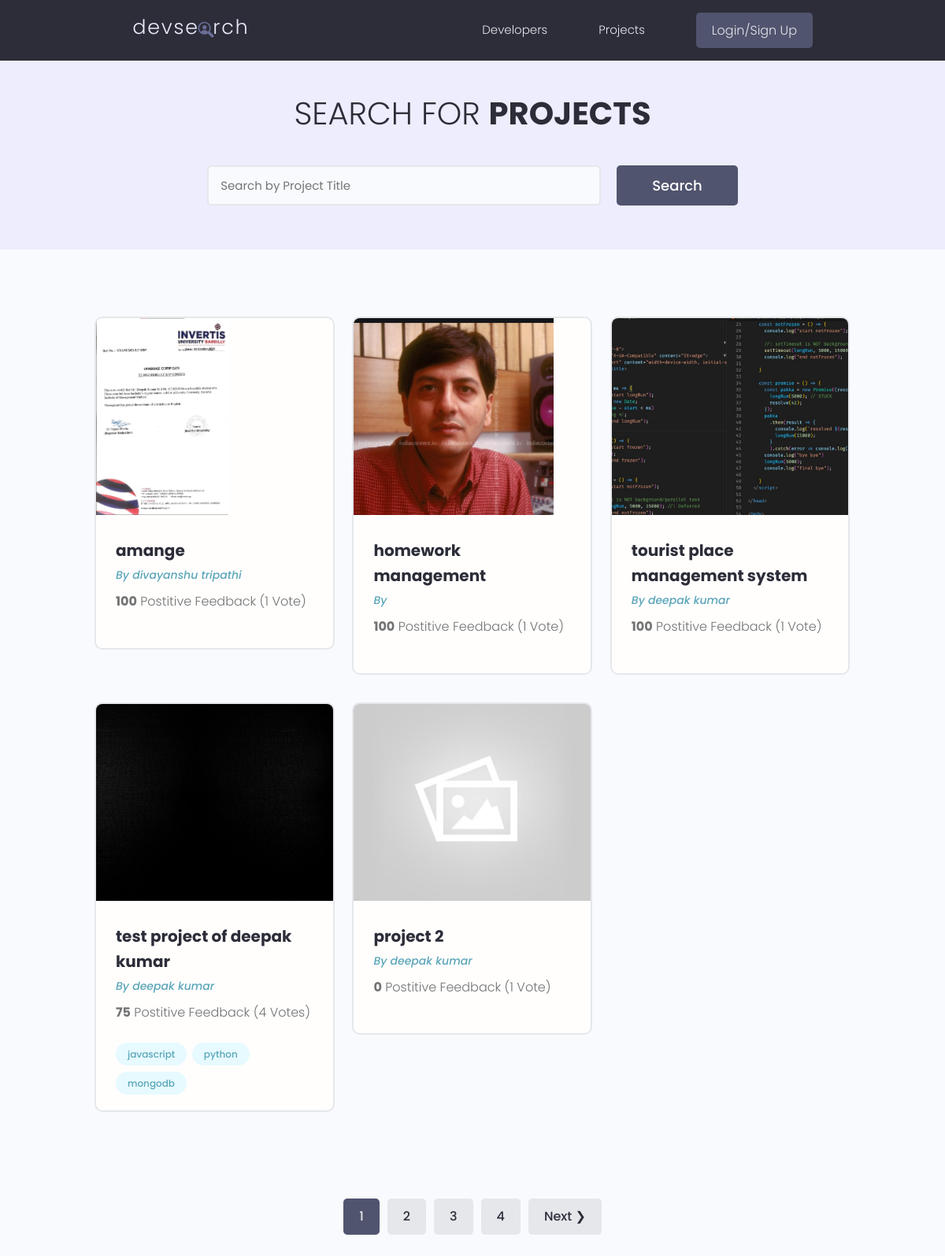
The app's page /projects/, older data.
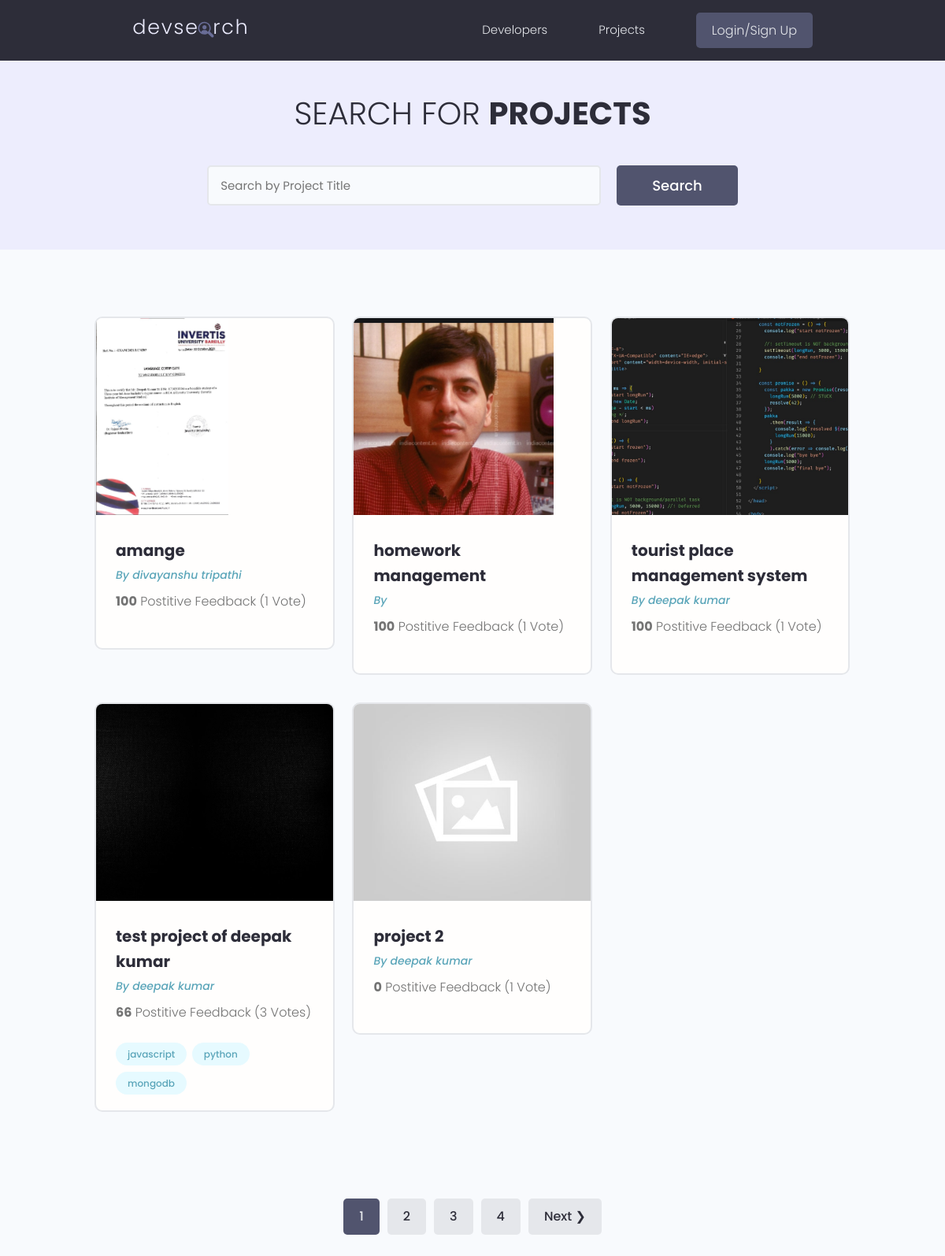
The same page, newer data.
### projects/models.py (models this page shows, shortened)
class Project(models.Model):
    owner = models.ForeignKey(Profile, null=True, blank=True, on_delete=models.SET_NULL)
    title = models.CharField(max_length=200)
    description = models.TextField(null=True, blank=True)#blank=True for Django allows to submit a blank
    featured_image = models.ImageField(null=True, blank=True, default="default.jpg")
    demo_link = models.CharField(max_length=2000, null=True, blank=True)
    tags = models.ManyToManyField('Tag', blank=True)
    vote_total = models.IntegerField(default=0, null=True, blank=True)
    vote_ratio = models.IntegerField(default=0, null=True, blank=True)
    source_link = models.CharField(max_length=2000, null=True, blank=True)
    created = models.DateTimeField(auto_now_add=True)
    id = models.UUIDField(default=uuid.uuid4, unique=True, primary_key=True, editable=False)
    class Meta:
        ordering = ['-vote_ratio', '-vote_total', 'title']

### users/models.py (models this page shows, shortened)
class Profile(models.Model):
    user = models.OneToOneField(User, on_delete=models.CASCADE,null=True, blank=True)
    name = models.CharField(max_length=200, blank=True, null=True)
    email = models.EmailField(max_length=500, blank=True, null=True)
    username = models.CharField(max_length=200, blank=True, null=True)
    location = models.CharField(max_length=200, blank=True, null=True)
    short_intro = models.CharField(max_length=200, blank=True, null=True)
    bio = models.TextField(blank=True, null=True)
    profile_image = models.ImageField(null=True, blank=True, upload_to='profiles/', default="profiles/user-default.png")
    social_github = models.CharField(max_length=200, blank=True, null=True)
    social_twitter = models.CharField(max_length=200, blank=True, null=True)
    social_linkedin = models.CharField(max_length=200, blank=True, null=True)
    social_youtube = models.CharField(max_length=200, blank=True, null=True)
    social_website = models.CharField(max_length=200, blank=True, null=True)
    created = models.DateTimeField(auto_now_add=True)
    id = models.UUIDField(default=uuid.uuid4, unique=True, primary_key=True, editable=False)

### projects/views.py (the view)
# urls.py: path('projects/', views.getProjects),
def projects(request):
    search_query, projects = searchProjects(request)
    custom_range, projects, paginator = paginateProjects(request, projects, 5)
    context = {'projects':projects, 'search_query':search_query, 'paginator':paginator, 'custom_range':custom_range}
    return render(request, 'projects/projects.html', context)

### projects/models.py (called while the page is built)
    def __str__(self):
        return self.name

### projects/utils.py (called while the page is built)
def paginateProjects(request, projects, results):
    page = request.GET.get('page')
    results = results #results per page
    paginator = Paginator(projects, results)
    try:
        projects = paginator.page(page)
    except PageNotAnInteger:
        page = 1
        projects = paginator.page(page)
    except EmptyPage:
        page = paginator.num_pages
        projects = paginator.page(page)
    leftIndex = (int(page)-4)
    if leftIndex < 1: leftIndex=1
    rightIndex = (int(page)+5)
    if rightIndex>paginator.num_pages: rightIndex=paginator.num_pages+1
    custom_range = range(leftIndex, rightIndex)
    return custom_range, projects, paginator

def searchProjects(request):
    search_query = ''
    if request.GET.get('search_query'):
        search_query = request.GET.get('search_query')
    tags = Tag.objects.filter(name__icontains=search_query)
    projects = Project.objects.distinct().filter(
        Q(title__icontains=search_query) |
        Q(description__icontains=search_query) |
        Q(owner__name__icontains=search_query) |
        Q(tags__in=tags)
    )
    return search_query, projects

### projects/templates/projects/projects.html (shortened to what this page needs)
{% extends 'main.html' %}
{% block content %}
<main class="projects">
    <section class="hero-section text-center">
        <div class="container container--narrow">
            <div class="hero-section__box">
                <h2>Search for <span>Projects</span></h2>
            </div>
            <div class="hero-section__search">
                <form class="form" id="searchForm" action="{% url 'projects' %}" method="get">
                    <div class="form__field">
                        <input class="input input--text" id="formInput#search" type="text" name="search_query"
                        value="{{search_query}}" placeholder="Search by Project Title" />
                    </div>
                    <input class="btn btn--sub btn--lg" type="submit" value="Search" />
                </form>
            </div>
        </div>
    </section>
    <section class="projectsList">
        <div class="container">
            <div class="grid grid--three">
                {% for project in projects %}
                <div class="column">
                    <div class="card project">
                        <a href="{% url 'project' project.id %}" class="project">
                            <img class="project__thumbnail" src="{{ project.featured_image.url }}" alt="project thumbnail" />
                            <div class="card__body">
                                <h3 class="project__title">{{project.title}}</h3>
                                <p><a class="project__author" href="#">By {{project.owner.name}}</a></p>
                                <p class="project--rating"> <span style="font-weight: bold;">{{project.vote_ratio}}</span> Postitive Feedback ({{project.vote_total}} Vote{{project.vote_total|pluralize:"s"}}) </p>
                                    <div class="project__tags">
                                        {% for tag in project.tags.all %}
                                        <span class="tag tag--pill tag--main"> <small>{{tag}}</small> </span>
                                        {% endfor %}
                                    </div>
                                </div>
                            </a>
                        </div>
                    </div>
                    {% endfor %}
                </div>
            </div>
        </section>
        {% include 'pagination.html' with queryset=projects custom_range=custom_range %}
    </main>
    {% endblock content %}

Row changes from the older to the newer data that the page shows:
changed Project "test project of deepak kumar": vote_ratio "75" → "66"; vote_total "4" → "3"
